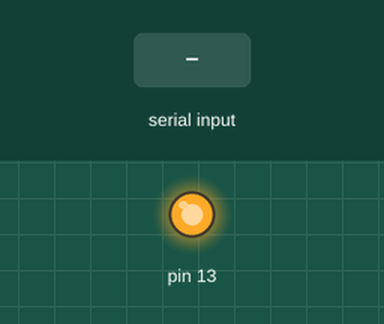
This sketch was run on a simulated Arduino Uno, built with avr-gcc and run on an emulated ATmega328P. Shown: output pins drawn as LEDs (lit = HIGH). The test bench sets the inputs (shaded band).

Above: at 1.2 s.
1.3 s: "b" received over Serial
At 1.8 s:
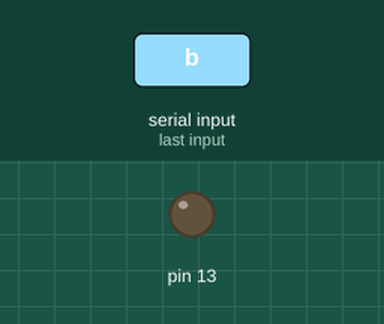
2.8 s: "a" received over Serial
At 4.1 s:
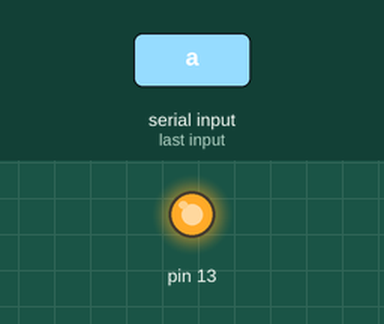
Timing chart, 0 to 5.8 s (numbered marks = the images above; inputs shaded):
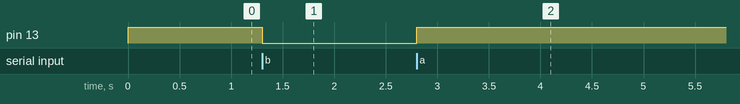

The sketch:

xbee.ino
```cpp
// (licence header left out)
void setup() {
  Serial.begin(9600);    	//initialize serial
  pinMode(13, OUTPUT);
  digitalWrite(13,HIGH);  	//set pin 13 as output
}

void loop() {
  while(Serial.available()){  //is there anything to read?
	char getData = Serial.read();  //if yes, read it

	if(getData == 'a'){
  	  digitalWrite(13, HIGH);
	}else if(getData == 'b'){
  	  digitalWrite(13, LOW);
	}
  }
}
```

Measured:
- after the input at 1.3 s, pin 13: HIGH → LOW at once
- after the input at 2.8 s, pin 13: LOW → HIGH at once
